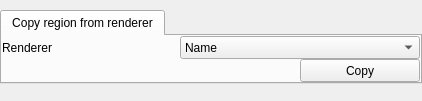
<?xml version="1.0" encoding="UTF-8"?>
<ui version="4.0">
 <class>CopyRegionWidgetGUI</class>
 <widget class="QWidget" name="CopyRegionWidgetGUI">
  <property name="geometry">
   <rect>
    <x>0</x>
    <y>0</y>
    <width>422</width>
    <height>101</height>
   </rect>
  </property>
  <property name="sizePolicy">
   <sizepolicy hsizetype="Minimum" vsizetype="Minimum">
    <horstretch>0</horstretch>
    <verstretch>0</verstretch>
   </sizepolicy>
  </property>
  <property name="windowTitle">
   <string>Form</string>
  </property>
  <layout class="QVBoxLayout" name="verticalLayout" stretch="0,1">
   <property name="spacing">
    <number>6</number>
   </property>
   <property name="sizeConstraint">
    <enum>QLayout::SetMinimumSize</enum>
   </property>
   <property name="leftMargin">
    <number>0</number>
   </property>
   <property name="topMargin">
    <number>10</number>
   </property>
   <property name="rightMargin">
    <number>0</number>
   </property>
   <property name="bottomMargin">
    <number>0</number>
   </property>
   <item>
    <widget class="QTabWidget" name="copyRegionTab">
     <property name="sizePolicy">
      <sizepolicy hsizetype="Minimum" vsizetype="Minimum">
       <horstretch>0</horstretch>
       <verstretch>0</verstretch>
      </sizepolicy>
     </property>
     <property name="maximumSize">
      <size>
       <width>16777215</width>
       <height>16777215</height>
      </size>
     </property>
     <property name="currentIndex">
      <number>0</number>
     </property>
     <widget class="QWidget" name="tab_4">
      <property name="sizePolicy">
       <sizepolicy hsizetype="Minimum" vsizetype="Minimum">
        <horstretch>0</horstretch>
        <verstretch>0</verstretch>
       </sizepolicy>
      </property>
      <attribute name="title">
       <string>Copy region from renderer</string>
      </attribute>
      <layout class="QVBoxLayout" name="verticalLayout_37">
       <property name="spacing">
        <number>0</number>
       </property>
       <property name="sizeConstraint">
        <enum>QLayout::SetDefaultConstraint</enum>
       </property>
       <property name="leftMargin">
        <number>0</number>
       </property>
       <property name="topMargin">
        <number>0</number>
       </property>
       <property name="rightMargin">
        <number>0</number>
       </property>
       <property name="bottomMargin">
        <number>0</number>
       </property>
       <item>
        <layout class="QVBoxLayout" name="verticalLayout_7">
         <property name="spacing">
          <number>0</number>
         </property>
         <property name="sizeConstraint">
          <enum>QLayout::SetDefaultConstraint</enum>
         </property>
         <item>
          <layout class="QHBoxLayout" name="horizontalLayout_11" stretch="0,0,1">
           <property name="spacing">
            <number>0</number>
           </property>
           <property name="sizeConstraint">
            <enum>QLayout::SetMinimumSize</enum>
           </property>
           <property name="topMargin">
            <number>0</number>
           </property>
           <item>
            <widget class="QLabel" name="label_8">
             <property name="sizePolicy">
              <sizepolicy hsizetype="Minimum" vsizetype="Minimum">
               <horstretch>0</horstretch>
               <verstretch>0</verstretch>
              </sizepolicy>
             </property>
             <property name="text">
              <string>Renderer</string>
             </property>
            </widget>
           </item>
           <item>
            <spacer name="horizontalSpacer_5">
             <property name="orientation">
              <enum>Qt::Horizontal</enum>
             </property>
             <property name="sizeType">
              <enum>QSizePolicy::Minimum</enum>
             </property>
             <property name="sizeHint" stdset="0">
              <size>
               <width>5</width>
               <height>20</height>
              </size>
             </property>
            </spacer>
           </item>
           <item>
            <widget class="QComboBox" name="copyCombo">
             <property name="sizePolicy">
              <sizepolicy hsizetype="Minimum" vsizetype="Minimum">
               <horstretch>0</horstretch>
               <verstretch>0</verstretch>
              </sizepolicy>
             </property>
             <property name="minimumSize">
              <size>
               <width>0</width>
               <height>0</height>
              </size>
             </property>
             <property name="maximumSize">
              <size>
               <width>240</width>
               <height>16777215</height>
              </size>
             </property>
             <item>
              <property name="text">
               <string>Name</string>
              </property>
             </item>
            </widget>
           </item>
          </layout>
         </item>
         <item>
          <layout class="QHBoxLayout" name="horizontalLayout_2">
           <property name="spacing">
            <number>0</number>
           </property>
           <property name="sizeConstraint">
            <enum>QLayout::SetMinimumSize</enum>
           </property>
           <property name="topMargin">
            <number>0</number>
           </property>
           <item>
            <spacer name="horizontalSpacer_2">
             <property name="orientation">
              <enum>Qt::Horizontal</enum>
             </property>
             <property name="sizeType">
              <enum>QSizePolicy::MinimumExpanding</enum>
             </property>
             <property name="sizeHint" stdset="0">
              <size>
               <width>40</width>
               <height>20</height>
              </size>
             </property>
            </spacer>
           </item>
           <item>
            <widget class="QPushButton" name="copyButton">
             <property name="sizePolicy">
              <sizepolicy hsizetype="Minimum" vsizetype="Minimum">
               <horstretch>0</horstretch>
               <verstretch>0</verstretch>
              </sizepolicy>
             </property>
             <property name="minimumSize">
              <size>
               <width>120</width>
               <height>0</height>
              </size>
             </property>
             <property name="maximumSize">
              <size>
               <width>145</width>
               <height>16777215</height>
              </size>
             </property>
             <property name="text">
              <string>Copy</string>
             </property>
            </widget>
           </item>
          </layout>
         </item>
        </layout>
       </item>
      </layout>
     </widget>
    </widget>
   </item>
   <item>
    <spacer name="verticalSpacer_4">
     <property name="orientation">
      <enum>Qt::Vertical</enum>
     </property>
     <property name="sizeType">
      <enum>QSizePolicy::Minimum</enum>
     </property>
     <property name="sizeHint" stdset="0">
      <size>
       <width>20</width>
       <height>0</height>
      </size>
     </property>
    </spacer>
   </item>
  </layout>
 </widget>
 <resources/>
 <connections/>
</ui>
